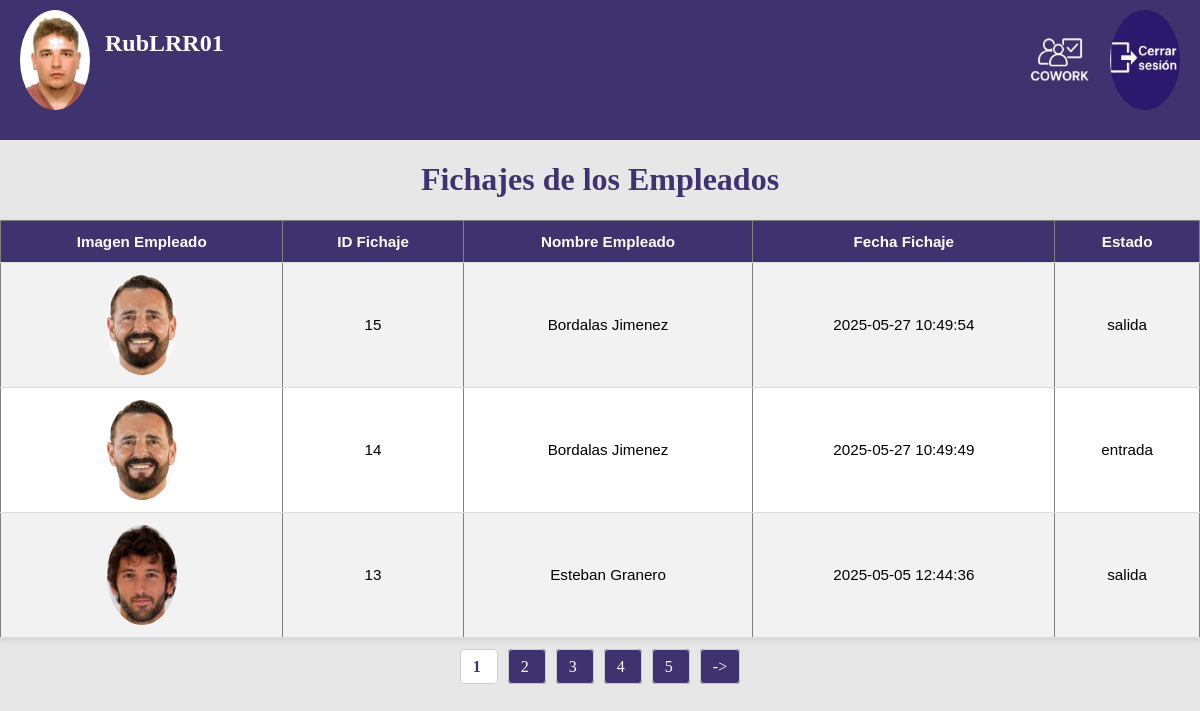
/index.php?action=verFichajes (signed in), run on the app's committed database.
### tables this page shows
CREATE TABLE `fichajes` (
  `id` int(11) NOT NULL,
  `id_trabajador` int(11) NOT NULL,
  `fecha_hora` datetime NOT NULL,
  `tipo` enum('entrada','salida') NOT NULL
);

CREATE TABLE `usuarios` (
  `ID` int(11) NOT NULL,
  `NOMBRE_USUARIO` varchar(50) NOT NULL,
  `NOMBRE_COMPLETO` varchar(100) NOT NULL,
  `DNI` varchar(20) NOT NULL,
  `CONTRASEÑA` varchar(255) NOT NULL,
  `rol` varchar(20) NOT NULL,
  `correo` varchar(100) NOT NULL,
  `img_usuario` varchar(255) DEFAULT NULL
);

### controlador/trabajo_controlador.php (called while the page is built, shortened)
<?php
    require_once "modelo/trabajo_modelo.php";
    class Trabajo_Controlador{
        public function verFichajes(){
            $fichaje=new Trabajo();
            $tamaño_pg=3;
            $pagina=isset($_GET['pagina'])? (int)$_GET['pagina']:1;
            $inicio=($pagina - 1)*$tamaño_pg;
            $datos=$fichaje->consultarFichajes($inicio,$tamaño_pg);
            $total=$fichaje->totalFichajes();
            $total_paginas=ceil($total['total']/$tamaño_pg);
            require_once "vista/verFichajes.php";
        }
    }
?>

### modelo/conexion.php (called while the page is built)
<?php
class Conectar {
    public static function conexion() {
        try {
            $conexion = new PDO("mysql:host=localhost;dbname=furboshirts;charset=utf8", "root", "");
            $conexion->setAttribute(PDO::ATTR_ERRMODE, PDO::ERRMODE_EXCEPTION);
            return $conexion;
        } catch (PDOException $e) {
            die("Error al conectar con la base de datos: " . $e->getMessage());
        }
    }
}
?>

### modelo/trabajo_modelo.php (called while the page is built, shortened)
<?php
require_once "modelo/conexion.php";
    class Trabajo{
        private $db;
        public function __construct(){
            $this->db=Conectar::conexion();
        }
        public function consultarFichajes($inicio,$tamaño){
            try{
                $sql="SELECT u.img_usuario, f.id, u.NOMBRE_COMPLETO, f.fecha_hora, f.tipo
                FROM fichajes f
                INNER JOIN usuarios u ON f.id_trabajador = u.ID
                ORDER BY f.fecha_hora DESC
                LIMIT :inicio, :limite";
                $stmt=$this->db->prepare($sql);
                $stmt->bindValue(':inicio', (int)$inicio, PDO::PARAM_INT);
                $stmt->bindValue(':limite', (int)$tamaño, PDO::PARAM_INT);
                $stmt->execute();
                return $stmt->fetchAll(PDO::FETCH_ASSOC);
            }catch(PDOException $e){
                die("Error en la consulta de Fichajes:".$e->getMessage());
            }
        }
        public function totalFichajes(){
            try{
                $sql = "SELECT COUNT(*) AS total FROM fichajes";
                $stmt = $this->db->prepare($sql);
                $stmt->execute();
                return $stmt->fetch(PDO::FETCH_ASSOC);
            }catch(PDOException $e){
                die("Error en la cuenta de Fichajes".$e->getMessage());
            }
        }
    }
?>

### vista/verFichajes.php (the view, shortened to what this page needs)
<html>
    <head>
        <link rel="stylesheet" href="estilos.css">
    </head>
    <body>
        <div class="menu-usuario">
            <div class="usuario">
            <a href="index.php?action=modificarImgUsuario" style="color:white; text-decoration:none;"><img src="<?= isset($_SESSION['ruta']) && !empty($_SESSION['ruta'])? $_SESSION['ruta']:'imagenes/user.png' ?>" alt="Imagen de usuario" class="avatar-usuario"></a>
            <h2><a href="index.php?action=opcionesUsuario" style="color:white; text-decoration:none;"><?=$_SESSION['nombre']?></a></h2>
            </div>
            <div class="sesion">
                <a href="index.php?action=inicio"><img src="imagenes/cowork.jpg" alt="Imagen de la web" class="avatar-usuario"></a>
                <a href="index.php?action=logout"><img src="imagenes/logout.png" alt="cerrar Sesion" class="avatar-usuario"></a>
            </div>
        </div>
        <h1>Fichajes de los Empleados</h1>
        <table border="1">
            <tr>
                <th>Imagen Empleado</th>
                <th>ID Fichaje</th>
                <th>Nombre Empleado</th>
                <th>Fecha Fichaje</th>
                <th>Estado</th>
            </tr>
                <?php foreach($datos as $dato):?>
                    <tr>
                        <td>
                            <?php if($dato['img_usuario']!==""):?>
                                <img src="<?php echo $dato['img_usuario']; ?>" alt="Imagen de Empleado">
                            <?php else:?>
                                <img src="imagenes/user.png" alt="Imagen de Empleado">
                            <?php endif;?></td>
                        <td><?php echo $dato['id'];?></td>
                        <td><?php echo $dato['NOMBRE_COMPLETO'];?></td>
                        <td><?php echo $dato['fecha_hora'];?></td>
                        <td><?php echo $dato['tipo'];?></td>
                    </tr>
                <?php endforeach;?>
        </table>
        <div class="paginacion">
                    <?php for($i=1;$i<=$total_paginas;$i++):?>
                        <a href="index.php?action=verFichajes&pagina=<?= $i ?>"
                        class="<?php echo ($i == $pagina) ? 'active' : ''; ?>">
                            <?= $i ?>
                        </a>
                    <?php endfor;?>
                    <?php if($pagina<$total_paginas):?>
                        <a href="index.php?action=verFichajes&pagina=<?=$pagina+1?>">-></a>
                    <?php endif;?>
        </div>
    </body>
</html>

### estilos.css (style rules this page uses)
body { background-color: rgba(212, 211, 211, 0.527); margin:0px; }
.paginacion { margin-top: 20px; text-align: center; }
.paginacion a { margin: 0 5px; padding: 8px 12px; text-decoration: none; color: white; background-color: #3e336f; border: 1px solid #ccc; border-radius: 4px; transition: all 0.3s ease; }
.paginacion a.active { background-color: white; color: #3e336f; font-weight: bold; pointer-events: none; }
table { width: 100%; border-collapse: collapse; margin-top: 20px; font-family: Arial, sans-serif; font-size: 0.95rem; background-color: #fff; box-shadow: 0 2px 6px rgba(0,0,0,0.1); }
th, td { padding: 12px 15px; text-align: center; border-bottom: 1px solid #ddd; }
th { background-color: #3e336f; color: white; font-weight: bold; }
tr:nth-child(even) { background-color: #f2f2f2; }
td img { width: 70px; height: 100px; object-fit: cover; border-radius: 50%; }
.menu-usuario { display: flex; justify-content: space-between; align-items: center; background-color: #3e336f ; padding: 10px 20px; color: white; box-shadow: #3e336f; position: sticky; top: 0; z-index: 1000; }
.usuario { display: flex; align-items: left; gap: 15px; margin-bottom: 20px; }
.usuario h2 { text-align: center; }
.avatar-usuario { width: 70px; height: 100px; object-fit: cover; border-radius: 50%; }
.sesion { display: flex; align-items: right; gap: 15px; margin-bottom: 20px; }
h1 { text-align: center; color: #3e336f; }

### data on the page
fichajes: id_trabajador.img_usuario (picture), id "15", id_trabajador.NOMBRE_COMPLETO "Bordalas Jimenez", fecha_hora "2025-05-27 10:49:54", tipo "salida"
fichajes: id_trabajador.img_usuario (picture), id "14", id_trabajador.NOMBRE_COMPLETO "Bordalas Jimenez", fecha_hora "2025-05-27 10:49:49", tipo "entrada"
fichajes: id_trabajador.img_usuario (picture), id "13", id_trabajador.NOMBRE_COMPLETO "Esteban Granero", fecha_hora "2025-05-05 12:44:36", tipo "salida"

### other printed values
$_SESSION['nombre'] "RubLRR01"
